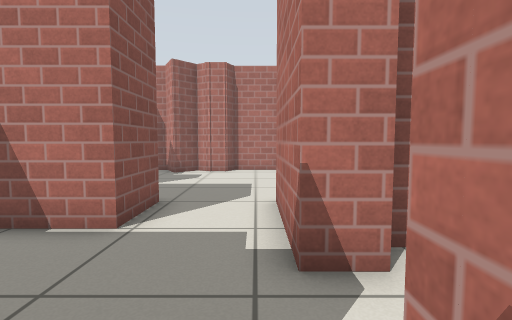
View 1 (above)

18 first-person views from a walk through a robot-simulator world made for Gazebo. The camera is 0.72 m above the floor, tilts 4° down and sees 85° across. Floor lines are 1 m apart. The floor is counted in squares, 0.5 m on a side. Each view is taken from the middle of a square. On the plan, view 1 faces up. The plan holds only what a view shows up to about 14 squares ahead; the rest is blank. Simple patterns stand in for the simulator's built-in surfaces.

View 2
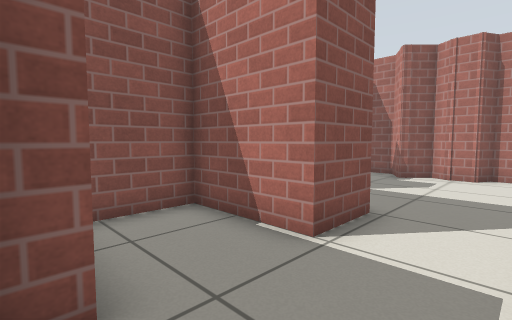

View 3
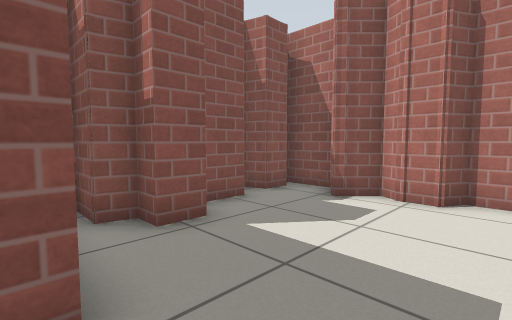

View 4
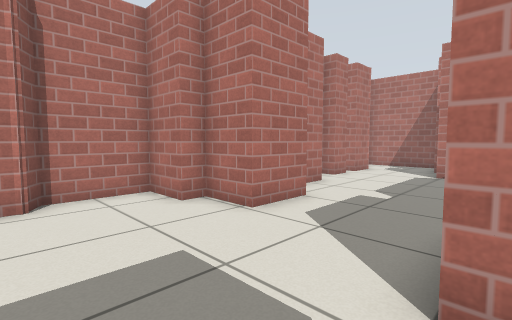

View 5
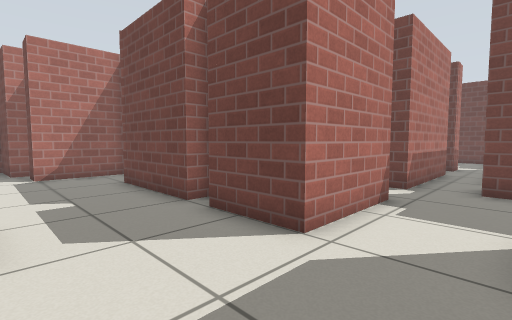

View 6
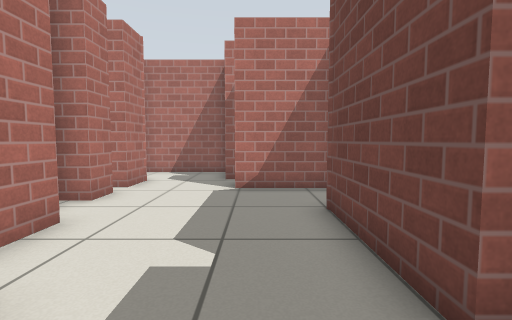

View 7
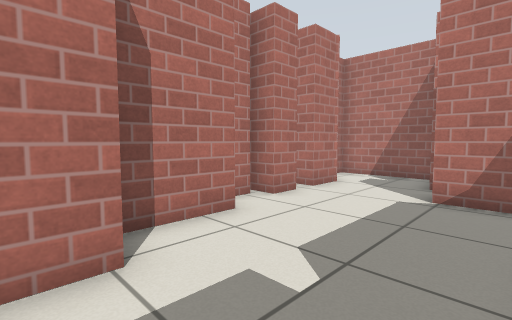

View 8
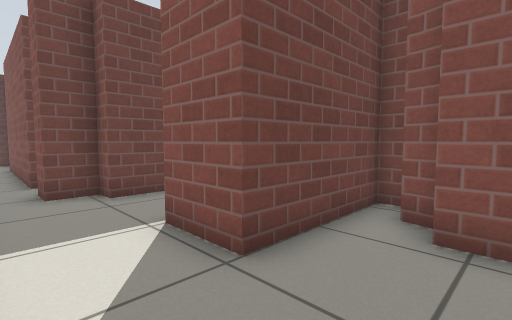

View 9
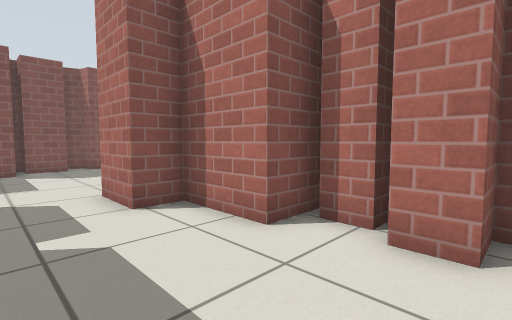

View 10
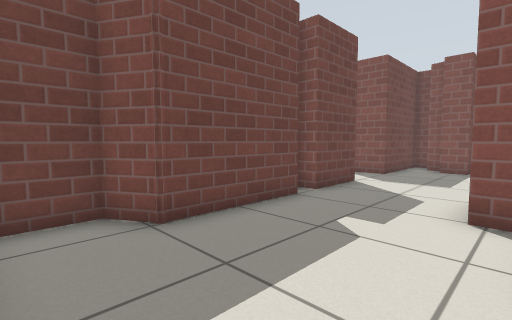

View 11
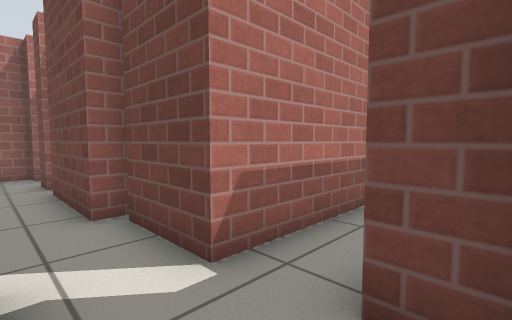

View 12
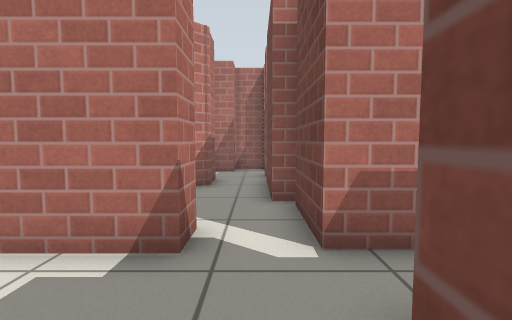

View 13
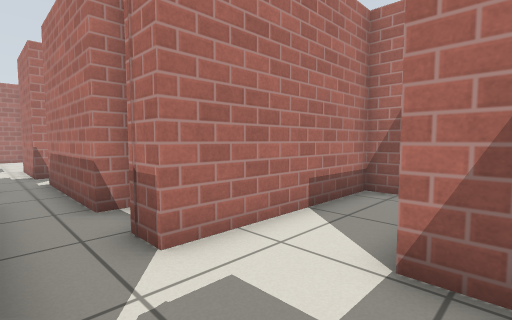

View 14
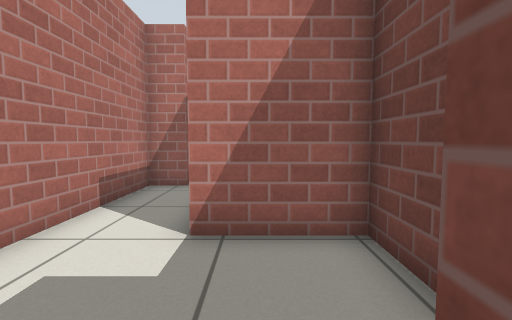

View 15
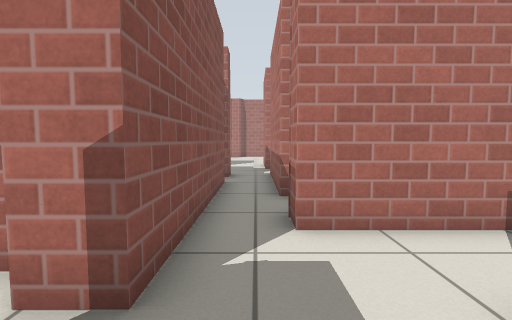

View 16
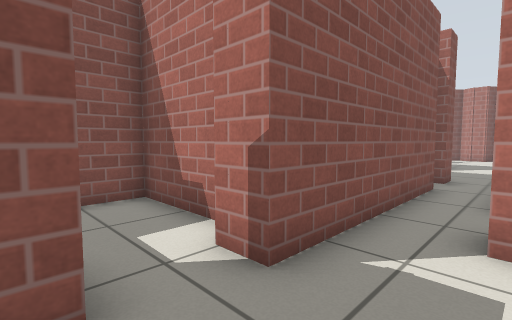

View 17
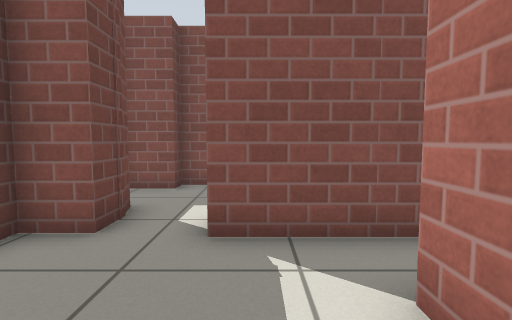

View 18
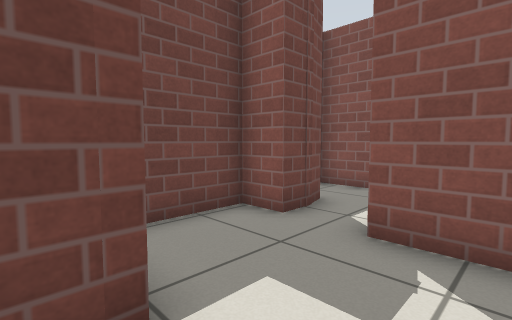

### Floor plan
Points are (right, up) in squares from view 1. A wall is a line through its corners. A room is listed if a view was taken in it or the views show most of it. See-through windows are left out.
Room 1 (views 1, 2, 11, 12)
walls: (-2.3, 4.5) (-5.5, 4.5) (-5.5, 2.4); (-2.3, 0.9) (-1.1, 0.9) (-1.1, -0.1); (-3.8, 1.6) (-2.3, 1.6); (0.6, 3) (0.6, 4.5); (0.6, -0.4) (0.6, 1.1)
ways out: opening at (-1, 5.5) to room 2; opening at (0, -1) to room 4; opening at (1, 2)
Room 2 (views 3, 4, 5, 6, 8)
walls: (-5.1, 9.1) (-4.4, 9.1) (-4.4, 8.1) (-5.1, 8.1) (-5.3, 7.4) (-6.5, 7.4) (-6.5, 6.5) (-2.3, 6.5) (-2.3, 4.5); (-3.7, 12.5) (-4.3, 13.6) (-6.1, 13.6); (-5.5, 11) (-5.5, 9.5); (2.1, 10.2) (2.1, 11.9) (1.4, 11.9) (1.4, 13.6) (-1, 13.6) (-1.4, 13) (-2.2, 13) (-2.8, 13.4) (-3.6, 12.5) (-3.9, 12.8); (0.6, 4.5) (0.6, 6.5) (1.6, 6.5); (-5.5, 12.9) (-5.5, 12.1) (-6.3, 11.8) (-6.5, 11.1)
ways out: opening at (-1, 5.5) to room 1; opening at (2.7, 8) to room 3
Room 3 (views 7, 9, 10)
walls: (8.2, 12.4) (7.1, 12.4); (10.4, 5.5) (10.4, 8.6) (11.4, 8.6); (6.8, 13.1) (6.8, 11.4) (4.1, 11.4) (4.1, 10.2) (2.1, 10.2); (12.3, 8.5) (12.3, 9.1) (14.6, 9.2) (14.6, 13) (14.1, 13); (9.6, 13.3) (9.6, 11.9) (8.6, 11.9) (8.6, 12.9); (3.9, 6.5) (7.8, 6.5) (8.4, 5.4) (9.9, 5.4); (12.1, 11.9) (10.4, 11.9) (10.4, 12.6); (1.6, 6.5) (3, 6.5)
ways out: opening at (2.7, 8) to room 2
Room 4 (views 13, 14, 15, 16, 17, 18)
walls: (0.6, -6) (0.7, -5.5); (-2.6, -8) (-6, -8) (-6, -10.5) (-5.3, -10.5) (-5.3, -12.1); (-2.4, -10.5) (-1.3, -10.5) (-1.3, -11.7) (2.1, -11.7) (2.1, -9) (3, -9); (-3, -10.7) (-1.9, -10.4); (1.4, -3.9) (0.6, -3.9) (0.6, -0.4); (-1.1, -1.5) (-1.1, -8.7) (-2.1, -8.7); (6.8, -7.9) (6.8, -6.6) (0.6, -6.6) (0.6, -5.5)
ways out: opening at (0, -1) to room 1

Where each view was taken, in squares from view 1:
view 1: 0 up, 0 right, facing up
view 2: 1 up, 0 right, facing up-left
view 3: 6 up, 0 right, facing up-left
view 4: 6 up, 2 left, facing up-right
view 5: 10 up, 2 left, facing down-right
view 6: 8 up, 2 right, facing right
view 7: 7 up, 3 right, facing up-right
view 8: 9 up, 0 right, facing down-left
view 9: 8 up, 10 right, facing up-left
view 10: 11 up, 10 right, facing down-left
view 11: 3 up, 2 left, facing down-right
view 12: 2 up, 3 left, facing right
view 13: 10 down, 1 left, facing up-right
view 14: 10 down, 2 left, facing right
view 15: 11 down, 0 right, facing up
view 16: 11 down, 1 right, facing up-left
view 17: 8 down, 3 right, facing left
view 18: 7 down, 3 right, facing down-left
